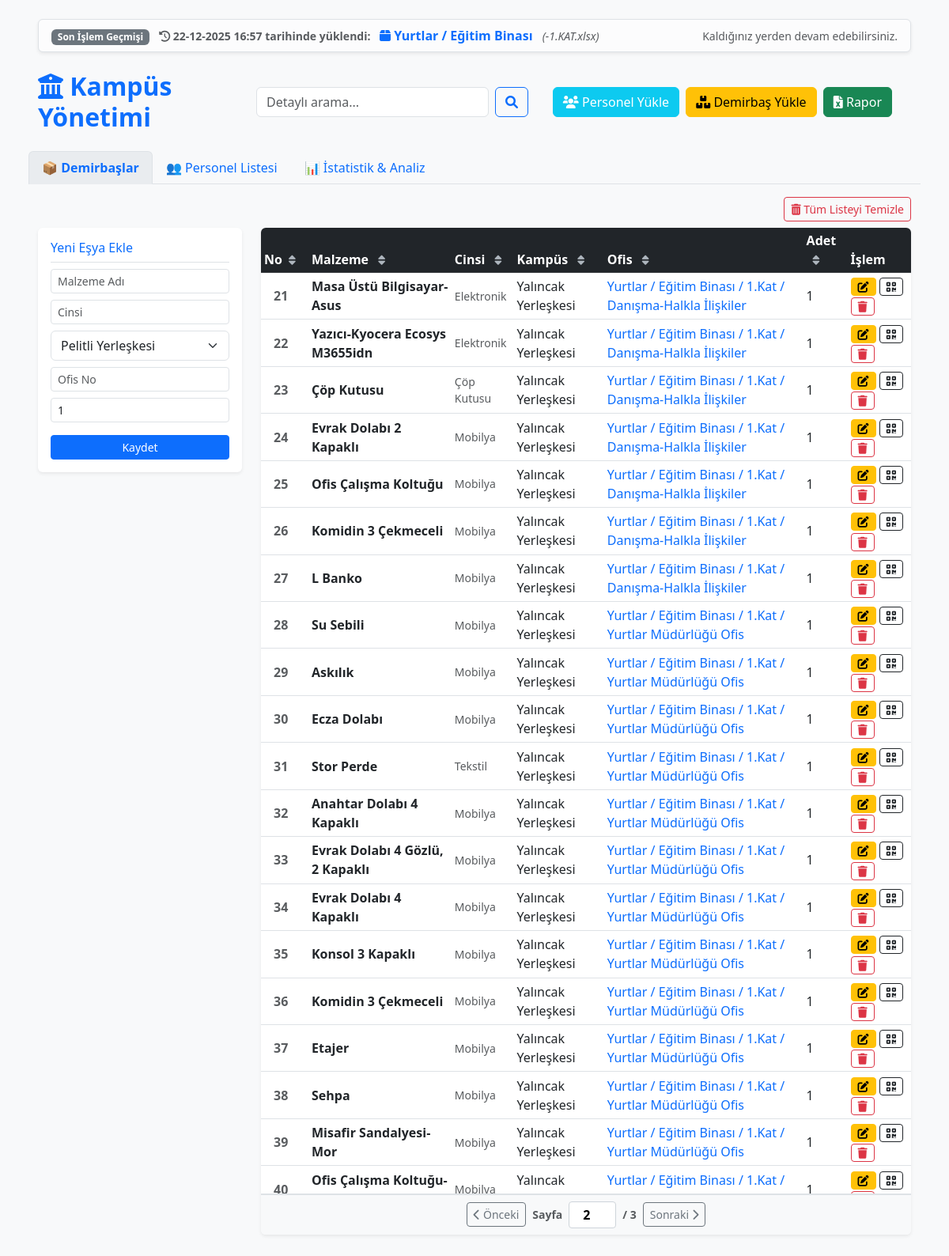
Screenshot of /?sayfa_d=2&sayfa_p=1&q=&tab=demirbas with the database file from the repository.
### tables this page shows
CREATE TABLE yukleme_gecmisi (
            id INTEGER PRIMARY KEY AUTOINCREMENT,
            dosya_adi TEXT,
            hedef_konum TEXT,
            tur TEXT,
            tarih TEXT
        );

CREATE TABLE demirbaslar (
            id INTEGER PRIMARY KEY AUTOINCREMENT,
            ad TEXT NOT NULL,
            konum TEXT NOT NULL,
            adet INTEGER NOT NULL,
            tarih TEXT NOT NULL
        , personel TEXT, kampus TEXT, cinsi TEXT);

### app.py (the view, shortened to what this page needs)
@app.route('/')
def index():
    aktif_tab = request.args.get('tab', 'demirbas')
    arama_terimi = request.args.get('q', '')
    analiz_turu = request.args.get('analiz_turu', 'demirbas')
    ist_malzeme = request.args.get('ist_malzeme', '')
    ist_kampus = request.args.get('ist_kampus', '')
    ist_konum = request.args.get('ist_konum', '')
    ist_p_ad = request.args.get('ist_p_ad', '')
    ist_p_birim = request.args.get('ist_p_birim', '')
    ist_p_kampus = request.args.get('ist_p_kampus', '')
    ist_p_ofis = request.args.get('ist_p_ofis', '')
    sayfa_d = request.args.get('sayfa_d', 1, type=int)
    sayfa_p = request.args.get('sayfa_p', 1, type=int)
    limit = 20
    offset_d = (sayfa_d - 1) * limit
    offset_p = (sayfa_p - 1) * limit
    conn = baglanti_kur()
    cur = conn.cursor()
    d_sql = "SELECT * FROM demirbaslar"
    d_c_sql = "SELECT COUNT(*) FROM demirbaslar"
    d_p = []
    if arama_terimi and aktif_tab == 'demirbas':
        t = f"%{turkce_normalize(arama_terimi)}%"
        f = " WHERE NORMALIZE(ad) LIKE ? OR NORMALIZE(konum) LIKE ? OR NORMALIZE(kampus) LIKE ?"
        d_sql += f; d_c_sql += f; d_p = [t, t, t]
    cur.execute(d_c_sql, d_p)
    total_d = cur.fetchone()[0]
    total_pages_d = (total_d + limit - 1) // limit
    d_sql += " ORDER BY id DESC LIMIT ? OFFSET ?"
    d_p.extend([limit, offset_d])
    cur.execute(d_sql, d_p)
    demirbaslar = cur.fetchall()
    p_sql = "SELECT * FROM personeller"
    p_c_sql = "SELECT COUNT(*) FROM personeller"
    p_p = []
    if arama_terimi and aktif_tab == 'personel':
        t = f"%{turkce_normalize(arama_terimi)}%"
        f = " WHERE NORMALIZE(ad_soyad) LIKE ? OR NORMALIZE(ofis) LIKE ? OR NORMALIZE(birimi) LIKE ?"
        p_sql += f; p_c_sql += f; p_p = [t, t, t]
    cur.execute(p_c_sql, p_p)
    total_p = cur.fetchone()[0]
    total_pages_p = (total_p + limit - 1) // limit
    p_sql += " ORDER BY ofis ASC LIMIT ? OFFSET ?"
    p_p.extend([limit, offset_p])
    cur.execute(p_sql, p_p)
    personeller = cur.fetchall()
    analiz_sonuclari = []
    analiz_toplam = 0
    try:
        cur.execute("SELECT * FROM yukleme_gecmisi ORDER BY id DESC LIMIT 1")
        son_yukleme = cur.fetchone()
    except:
        son_yukleme = None
    conn.close()
    return render_template('index.html',
                           demirbaslar=demirbaslar, personeller=personeller,
                           analiz_sonuclari=analiz_sonuclari, analiz_toplam=analiz_toplam, analiz_turu=analiz_turu,
                           yerleskeler=YERLESKELER, arama_terimi=arama_terimi, aktif_tab=aktif_tab,
                           sayfa_d=sayfa_d, toplam_sayfa_demirbas=total_pages_d,
                           sayfa_p=sayfa_p, toplam_sayfa_personel=total_pages_p,
                           ist_malzeme=ist_malzeme, ist_kampus=ist_kampus, ist_konum=ist_konum,
                           ist_p_ad=ist_p_ad, ist_p_birim=ist_p_birim, ist_p_kampus=ist_p_kampus, ist_p_ofis=ist_p_ofis,
                           son_yukleme=son_yukleme)

### app.py (called while the page is built)
def baglanti_kur():
    conn = sqlite3.connect(DB_NAME)
    conn.row_factory = sqlite3.Row
    conn.create_function("NORMALIZE", 1, turkce_normalize)
    return conn

### templates/index.html (shortened to what this page needs)
<!DOCTYPE html>
<html lang="tr">
<head>
    <link href="https://cdn.jsdelivr.net/npm/bootstrap@5.3.0/dist/css/bootstrap.min.css" rel="stylesheet">
    <link rel="stylesheet" href="https://cdnjs.cloudflare.com/ajax/libs/font-awesome/6.0.0/css/all.min.css">
</head>
<body class="bg-light">
<div class="container-fluid px-5 mt-4">
    {% if son_yukleme %}
    <div class="alert alert-light border shadow-sm d-flex align-items-center justify-content-between py-2 mb-4">
        <div>
            <span class="badge bg-secondary me-2">Son İşlem Geçmişi</span>
            <small class="text-muted fw-bold">
                <i class="fas fa-history"></i> {{ son_yukleme.tarih }} tarihinde yüklendi:
            </small>
            <span class="text-primary fw-bold mx-2">
                {% if son_yukleme.tur == 'Demirbaş' %}
                    <i class="fas fa-box"></i> {{ son_yukleme.hedef_konum }}
                {% else %}
                    <i class="fas fa-users"></i> {{ son_yukleme.hedef_konum }}
                {% endif %}
            </span>
            <small class="text-muted fst-italic">({{ son_yukleme.dosya_adi }})</small>
        </div>
        <small class="text-muted">Kaldığınız yerden devam edebilirsiniz.</small>
    </div>
    {% endif %}
    <div class="row align-items-center mb-4">
    <div class="row align-items-center mb-4">
        <div class="col-md-3"><h2 class="text-primary fw-bold mb-0"><i class="fas fa-university"></i> Kampüs Yönetimi</h2></div>
        <div class="col-md-4">
            {% if aktif_tab != 'istatistik' %}
            <form action="/" method="GET" class="d-flex" id="searchForm">
                <input class="form-control me-2" type="search" name="q" placeholder="Detaylı arama..." value="{{ arama_terimi if arama_terimi else '' }}">
                <button class="btn btn-outline-primary" type="submit"><i class="fas fa-search"></i></button>
            </form>
            {% endif %}
        </div>
        <div class="col-md-5 text-end">
            <button class="btn btn-info text-white me-1" data-bs-toggle="modal" data-bs-target="#uploadPersonelModal">
                <i class="fas fa-users"></i> Personel Yükle
            </button>
            <button class="btn btn-warning me-1" data-bs-toggle="modal" data-bs-target="#uploadDemirbasModal">
                <i class="fas fa-boxes"></i> Demirbaş Yükle
            </button>
            <a href="/rapor" class="btn btn-success"><i class="fas fa-file-excel"></i> Rapor</a>
        </div>
    </div>
    <ul class="nav nav-tabs mb-3" id="myTab">
        <li class="nav-item">
            <a class="nav-link {% if aktif_tab == 'demirbas' %}active{% endif %}" href="/?tab=demirbas" style="cursor: pointer;">📦 Demirbaşlar</a>
        </li>
        <li class="nav-item">
            <a class="nav-link {% if aktif_tab == 'personel' %}active{% endif %}" href="/?tab=personel" style="cursor: pointer;">👥 Personel Listesi</a>
        </li>
        <li class="nav-item">
            <a class="nav-link {% if aktif_tab == 'istatistik' %}active{% endif %}" href="/?tab=istatistik" style="cursor: pointer;">📊 İstatistik & Analiz</a>
        </li>
    </ul>
    <div class="tab-content" id="myTabContent">
        <div class="tab-pane fade" id="demirbas">
            <div class="d-flex justify-content-end mb-2">
                <a href="/sifirla-demirbas" class="btn btn-outline-danger btn-sm" onclick="return confirm('DİKKAT! Tüm demirbaş kayıtları silinecek. Emin misiniz?')"><i class="fas fa-trash-alt"></i> Tüm Listeyi Temizle</a>
            </div>
            <div class="row">
                <div class="col-md-3">
                     <div class="card p-3 shadow-sm border-0 bg-white sticky-top" style="top: 20px;">
                        <h6 class="text-primary border-bottom pb-2">Yeni Eşya Ekle</h6>
                        <form action="/ekle-demirbas" method="POST">
                            <input type="text" name="ad" class="form-control mb-2 form-control-sm" placeholder="Malzeme Adı" required>
                            <input type="text" name="cinsi" class="form-control mb-2 form-control-sm" placeholder="Cinsi">
                            <select name="kampus" class="form-select mb-2 form-control-sm">{% for yer in yerleskeler %}<option value="{{ yer }}">{{ yer }}</option>{% endfor %}</select>
                            <input type="text" name="konum" class="form-control mb-2 form-control-sm" placeholder="Ofis No" required>
                            <input type="number" name="adet" class="form-control mb-3 form-control-sm" value="1" required>
                            <button type="submit" class="btn btn-primary w-100 btn-sm">Kaydet</button>
                        </form>
                    </div>
                </div>
                <div class="col-md-9">
                    <div class="card p-0 shadow-sm border-0 overflow-hidden"> <div class="table-responsive-custom">
                            <table class="table table-hover table-sm align-middle mb-0" id="demirbasTablosu">
                                <thead class="table-dark">
                                    <tr>
                                        <th class="sortable" style="width: 60px;" onclick="tabloyuSirala(0)">
                                            No <i class="fas fa-sort small ms-1"></i>
                                        </th>
                                        <th class="sortable" onclick="tabloyuSirala(1)">
                                            Malzeme <i class="fas fa-sort small ms-2"></i>
                                        </th>
                                        <th class="sortable" onclick="tabloyuSirala(2)">
                                            Cinsi <i class="fas fa-sort small ms-2"></i>
                                        </th>
                                        <th class="sortable" onclick="tabloyuSirala(3)">
                                            Kampüs <i class="fas fa-sort small ms-2"></i>
                                        </th>
                                        <th class="sortable" onclick="tabloyuSirala(4)">
                                            Ofis <i class="fas fa-sort small ms-2"></i>
                                        </th>
                                        <th class="sortable" onclick="tabloyuSirala(5)">
                                            Adet <i class="fas fa-sort small ms-2"></i>
                                        </th>
                                        <th>İşlem</th>
                                    </tr>
                                </thead>
                                <tbody>
                                    {% for item in demirbaslar %}
                                    <tr>
                                        <td class="text-muted fw-bold ps-3">{{ loop.index + (sayfa_d - 1) * 20 }}</td>
                                        <td class="fw-bold">{{ item.ad }}</td>
                                        <td class="text-muted small">{{ item.cinsi }}</td>
                                        <td>{{ item.kampus }}</td>
                                        <td class="text-primary">{{ item.konum }}</td>
                                        <td>{{ item.adet }}</td>
                                        <td>
                                            <button class="btn btn-warning btn-sm py-0" data-bs-toggle="modal" data-bs-target="#editDemirbas{{ item.id }}"><i class="fas fa-edit"></i></button>
                                            <a href="/qr-olustur/{{ item.konum }}" target="_blank" class="btn btn-outline-dark btn-sm py-0"><i class="fas fa-qrcode"></i></a>
                                            <a href="/sil-demirbas/{{ item.id }}" class="btn btn-outline-danger btn-sm py-0"><i class="fas fa-trash"></i></a>
                                        </td>
                                    </tr>
                                    {% endfor %}
                                </tbody>
                            </table>
                        </div> {% if toplam_sayfa_demirbas > 1 %}
                        <div class="d-flex justify-content-center align-items-center gap-2 p-2 bg-light border-top">
                            <a href="/?sayfa_d={{ sayfa_d - 1 if sayfa_d > 1 else 1 }}&sayfa_p={{ sayfa_p }}&q={{ arama_terimi }}&tab=demirbas"
                               class="btn btn-sm btn-outline-secondary {% if sayfa_d == 1 %}disabled{% endif %}">
                               <i class="fas fa-chevron-left"></i> Önceki
                            </a>
                            <span class="small fw-bold text-muted">Sayfa</span>
                            <input type="number" class="page-input" value="{{ sayfa_d }}" min="1" max="{{ toplam_sayfa_demirbas }}"
                                   onchange="sayfayaGit('demirbas', this.value, '{{ sayfa_p }}', '{{ arama_terimi }}')">
                            <span class="small fw-bold text-muted">/ {{ toplam_sayfa_demirbas }}</span>
                            <a href="/?sayfa_d={{ sayfa_d + 1 if sayfa_d < toplam_sayfa_demirbas else toplam_sayfa_demirbas }}&sayfa_p={{ sayfa_p }}&q={{ arama_terimi }}&tab=demirbas"
                               class="btn btn-sm btn-outline-secondary {% if sayfa_d == toplam_sayfa_demirbas %}disabled{% endif %}">
                               Sonraki <i class="fas fa-chevron-right"></i>
                            </a>
                        </div>
                        {% endif %}
                    </div>
                </div>
            </div>
        </div>
    </div>
</div>
</body>
</html>

### templates/index.html (style rules this page uses)
.nav-tabs .nav-link.active { background-color: #e9ecef; border-bottom-color: transparent; font-weight: bold; color: #0d6efd; }
th.sortable { cursor: pointer; transition: all 0.2s ease-in-out; user-select: none; }
th.sortable i { color: #adb5bd; }
.page-input { width: 60px; text-align: center; border: 1px solid #ced4da; border-radius: 4px; padding: 4px; font-weight: bold; }
.table-responsive-custom { max-height: 65vh; overflow-y: auto; border-bottom: 1px solid #dee2e6; }
.table-responsive-custom thead th { position: sticky; top: 0; background-color: #212529; color: white; z-index: 1; box-shadow: 0 2px 2px -1px rgba(0, 0, 0, 0.4); }

### rows the page displays
yukleme_gecmisi: tarih "22-12-2025 16:57", hedef_konum "Yurtlar / Eğitim Binası", dosya_adi "-1.KAT.xlsx"
demirbaslar: ad "Masa Üstü Bilgisayar-Asus", cinsi "Elektronik", kampus "Yalıncak Yerleşkesi", konum "Yurtlar / Eğitim Binası / 1.Kat / Danışma-Halkla İlişkiler", adet "1"
demirbaslar: ad "Yazıcı-Kyocera Ecosys M3655idn", cinsi "Elektronik", kampus "Yalıncak Yerleşkesi", konum "Yurtlar / Eğitim Binası / 1.Kat / Danışma-Halkla İlişkiler", adet "1"
demirbaslar: ad "Çöp Kutusu", cinsi "Çöp Kutusu", kampus "Yalıncak Yerleşkesi", konum "Yurtlar / Eğitim Binası / 1.Kat / Danışma-Halkla İlişkiler", adet "1"
demirbaslar: ad "Evrak Dolabı 2 Kapaklı", cinsi "Mobilya", kampus "Yalıncak Yerleşkesi", konum "Yurtlar / Eğitim Binası / 1.Kat / Danışma-Halkla İlişkiler", adet "1"
demirbaslar: ad "Ofis Çalışma Koltuğu", cinsi "Mobilya", kampus "Yalıncak Yerleşkesi", konum "Yurtlar / Eğitim Binası / 1.Kat / Danışma-Halkla İlişkiler", adet "1"
demirbaslar: ad "Komidin 3 Çekmeceli", cinsi "Mobilya", kampus "Yalıncak Yerleşkesi", konum "Yurtlar / Eğitim Binası / 1.Kat / Danışma-Halkla İlişkiler", adet "1"
demirbaslar: ad "L Banko", cinsi "Mobilya", kampus "Yalıncak Yerleşkesi", konum "Yurtlar / Eğitim Binası / 1.Kat / Danışma-Halkla İlişkiler", adet "1"
demirbaslar: ad "Su Sebili", cinsi "Mobilya", kampus "Yalıncak Yerleşkesi", konum "Yurtlar / Eğitim Binası / 1.Kat / Yurtlar Müdürlüğü Ofis", adet "1"
demirbaslar: ad "Askılık", cinsi "Mobilya", kampus "Yalıncak Yerleşkesi", konum "Yurtlar / Eğitim Binası / 1.Kat / Yurtlar Müdürlüğü Ofis", adet "1"
demirbaslar: ad "Ecza Dolabı", cinsi "Mobilya", kampus "Yalıncak Yerleşkesi", konum "Yurtlar / Eğitim Binası / 1.Kat / Yurtlar Müdürlüğü Ofis", adet "1"
demirbaslar: ad "Stor Perde", cinsi "Tekstil", kampus "Yalıncak Yerleşkesi", konum "Yurtlar / Eğitim Binası / 1.Kat / Yurtlar Müdürlüğü Ofis", adet "1"
demirbaslar: ad "Anahtar Dolabı 4 Kapaklı", cinsi "Mobilya", kampus "Yalıncak Yerleşkesi", konum "Yurtlar / Eğitim Binası / 1.Kat / Yurtlar Müdürlüğü Ofis", adet "1"
demirbaslar: ad "Evrak Dolabı 4 Gözlü, 2 Kapaklı", cinsi "Mobilya", kampus "Yalıncak Yerleşkesi", konum "Yurtlar / Eğitim Binası / 1.Kat / Yurtlar Müdürlüğü Ofis", adet "1"
demirbaslar: ad "Evrak Dolabı 4 Kapaklı", cinsi "Mobilya", kampus "Yalıncak Yerleşkesi", konum "Yurtlar / Eğitim Binası / 1.Kat / Yurtlar Müdürlüğü Ofis", adet "1"
demirbaslar: ad "Konsol 3 Kapaklı", cinsi "Mobilya", kampus "Yalıncak Yerleşkesi", konum "Yurtlar / Eğitim Binası / 1.Kat / Yurtlar Müdürlüğü Ofis", adet "1"
demirbaslar: ad "Komidin 3 Çekmeceli", cinsi "Mobilya", kampus "Yalıncak Yerleşkesi", konum "Yurtlar / Eğitim Binası / 1.Kat / Yurtlar Müdürlüğü Ofis", adet "1"
demirbaslar: ad "Etajer", cinsi "Mobilya", kampus "Yalıncak Yerleşkesi", konum "Yurtlar / Eğitim Binası / 1.Kat / Yurtlar Müdürlüğü Ofis", adet "1"
demirbaslar: ad "Sehpa", cinsi "Mobilya", kampus "Yalıncak Yerleşkesi", konum "Yurtlar / Eğitim Binası / 1.Kat / Yurtlar Müdürlüğü Ofis", adet "1"
demirbaslar: ad "Misafir Sandalyesi-Mor", cinsi "Mobilya", kampus "Yalıncak Yerleşkesi", konum "Yurtlar / Eğitim Binası / 1.Kat / Yurtlar Müdürlüğü Ofis", adet "1"
demirbaslar: ad "Ofis Çalışma…", cinsi "Mobilya", kampus "Yalıncak…", konum "Yurtlar / Eğitim Binası / 1.Kat /…", adet "1"

### other values shown
{{ toplam_sayfa_demirbas }} "3"
form field kampus "Pelitli Yerleşkesi"
